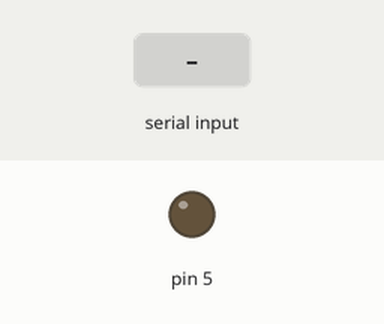
Recording of a sketch running on a simulated Arduino Uno, built with avr-gcc and run on an emulated ATmega328P. Parts: output pins drawn as LEDs (lit = HIGH). Inputs (shaded band) come from the test bench.

Above: at 1.2 s.
1.3 s: "1" received over Serial
At 2.0 s:
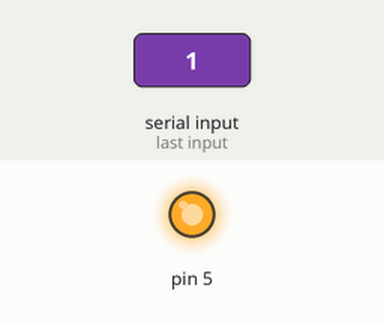
2.8 s: "0" received over Serial
At 3.2 s:
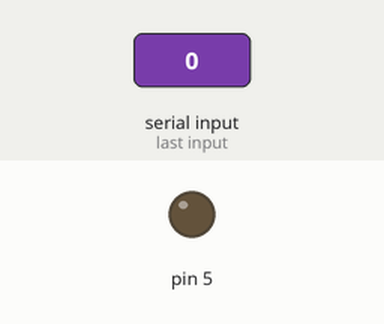
Timing chart, 0 to 5.8 s (numbered marks = the images above; inputs shaded):
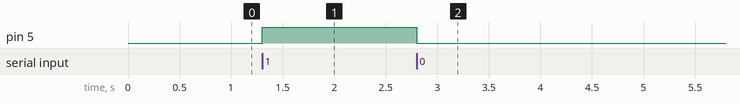

Measured:
- after the input at 1.3 s, pin 5: LOW → HIGH at once
- after the input at 2.8 s, pin 5: HIGH → LOW at once

The sketch:

RnD_RXTX_Receiver.ino
```cpp
// C++ code
//
char *inByte = '0';
void setup()
{
  pinMode(5, OUTPUT);
  Serial.begin(9600);
}

void loop()
{
  if(Serial.available())
  {
    inByte = Serial.read();
    Serial.print(inByte);
    if(inByte == '1')
    {
      digitalWrite(5, 1);
    }
    else if(inByte == '0')
    {
      digitalWrite(5, 0);
    }
  }
}
```
